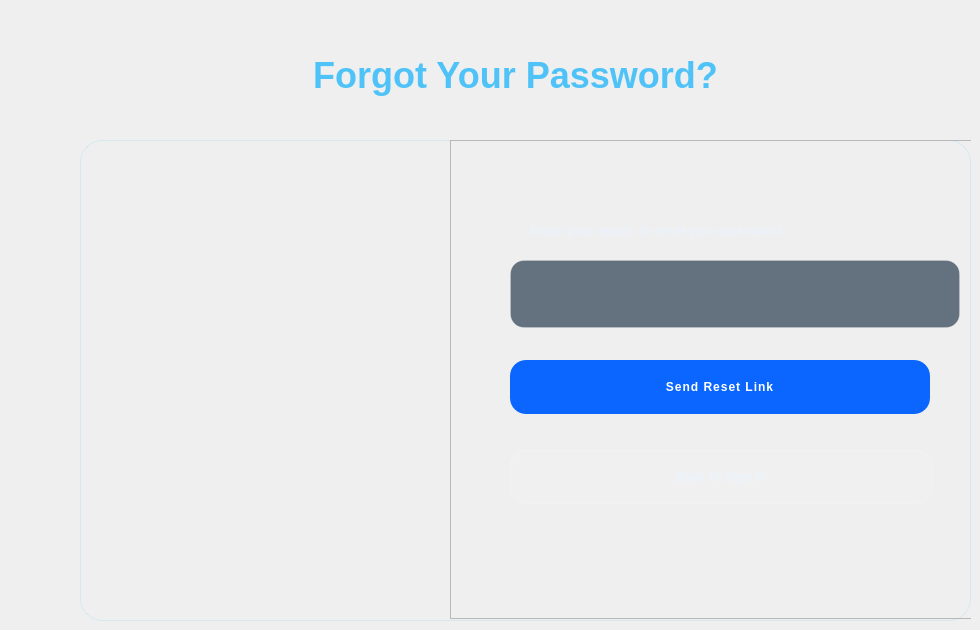
    <widget class="QWidget" name="pageForgetpass">
     <property name="styleSheet">
      <string notr="true">/* ===== FORGOT PAGE ===== */
QFrame#leftpanelForget {
    background-color: qlineargradient(x1:0, y1:0, x2:1, y2:0,
        stop:0 #0d2c4a,
        stop:0.5 #0a375b,
        stop:1 #073052);
    border-radius: 22px;
    border: 1px solid rgba(79,195,247,0.16);
}

QFrame#rightpanelForget {
    background-color: rgba(255,255,255,0.06);
    border-radius: 22px;
    border: 1px solid rgba(255,255,255,0.14);
}

/* Title of forgot page */
QLabel#ForgotTitle {
    color: #4fc3f7;
    font-size: 36px;
    font-weight: 900;
    qproperty-alignment: AlignCenter;
}

/* Instruction label */
QLabel#resetlabel {
    background: transparent;
    color: rgba(234,243,255,0.80);
    font-size: 13px;
    font-weight: 600;
}

/* Input */
QLineEdit#resetlineEdit {
    min-height: 46px;
    min-width: 420px;
    max-width: 420px;
    background-color: rgba(25,45,65,0.65);
    border: 1px solid rgba(255,255,255,0.16);
    border-radius: 14px;
    padding: 10px 14px;
    color: white;
}
QLineEdit#resetlineEdit:focus {
    border: 1px solid #4fc3f7;
}

/* Buttons */
QPushButton#resetbtn {
    min-height: 54px;
    min-width: 420px;
    max-width: 420px;
    border-radius: 16px;
    background-color: #0A66FF;
    color: white;
    font-weight: 900;
    letter-spacing: 1px;
}
QPushButton#resetbtn:hover { background-color: rgba(10,102,255,0.86); }

QPushButton#backsigninBTN {
    min-height: 52px;
    min-width: 420px;
    max-width: 420px;
    border-radius: 16px;
    background-color: rgba(255,255,255,0.08);
    color: rgba(234,243,255,0.85);
    border: 1px solid rgba(255,255,255,0.14);
    font-weight: 800;
}
QPushButton#backsigninBTN:hover {
    border: 1px solid rgba(79,195,247,0.35);
    color: #4fc3f7;
}
</string>
     </property>
     <widget class="QLabel" name="ForgotTitle">
      <property name="geometry">
       <rect>
        <x>290</x>
        <y>50</y>
        <width>451</width>
        <height>51</height>
       </rect>
      </property>
      <property name="text">
       <string>Forgot Your Password?</string>
      </property>
      <property name="alignment">
       <set>Qt::AlignmentFlag::AlignCenter</set>
      </property>
     </widget>
     <widget class="QWidget" name="layoutWidget">
      <property name="geometry">
       <rect>
        <x>80</x>
        <y>140</y>
        <width>891</width>
        <height>481</height>
       </rect>
      </property>
      <layout class="QHBoxLayout" name="horizontalLayout">
       <item>
        <widget class="QFrame" name="leftpanelForget">
         <property name="frameShape">
          <enum>QFrame::Shape::StyledPanel</enum>
         </property>
         <property name="frameShadow">
          <enum>QFrame::Shadow::Raised</enum>
         </property>
         <widget class="QLabel" name="label">
          <property name="geometry">
           <rect>
            <x>40</x>
            <y>40</y>
            <width>331</width>
            <height>351</height>
           </rect>
          </property>
          <property name="text">
           <string/>
          </property>
          <property name="pixmap">
           <pixmap resource="Ressources.qrc">:/Images/logo.png</pixmap>
          </property>
          <property name="alignment">
           <set>Qt::AlignmentFlag::AlignCenter</set>
          </property>
         </widget>
         <widget class="QFrame" name="rightpannelforget">
          <property name="geometry">
           <rect>
            <x>370</x>
            <y>0</y>
            <width>541</width>
            <height>479</height>
           </rect>
          </property>
          <property name="frameShape">
           <enum>QFrame::Shape::StyledPanel</enum>
          </property>
          <property name="frameShadow">
           <enum>QFrame::Shadow::Raised</enum>
          </property>
          <widget class="QLabel" name="resetlabel">
           <property name="geometry">
            <rect>
             <x>80</x>
             <y>80</y>
             <width>391</width>
             <height>20</height>
            </rect>
           </property>
           <property name="text">
            <string>Enter your email  to reset your password</string>
           </property>
          </widget>
          <widget class="QLineEdit" name="resetlineEdit">
           <property name="geometry">
            <rect>
             <x>60</x>
             <y>120</y>
             <width>450</width>
             <height>68</height>
            </rect>
           </property>
           <property name="minimumSize">
            <size>
             <width>450</width>
             <height>68</height>
            </size>
           </property>
           <property name="maximumSize">
            <size>
             <width>450</width>
             <height>16777215</height>
            </size>
           </property>
          </widget>
          <widget class="QPushButton" name="resetbtn">
           <property name="geometry">
            <rect>
             <x>60</x>
             <y>220</y>
             <width>420</width>
             <height>54</height>
            </rect>
           </property>
           <property name="text">
            <string>Send Reset Link</string>
           </property>
          </widget>
          <widget class="QPushButton" name="backsigninBTN">
           <property name="geometry">
            <rect>
             <x>60</x>
             <y>310</y>
             <width>422</width>
             <height>54</height>
            </rect>
           </property>
           <property name="text">
            <string>Back To Sign In</string>
           </property>
          </widget>
         </widget>
        </widget>
       </item>
      </layout>
     </widget>
    </widget>
